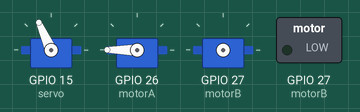
Recording of a sketch running on a simulated ESP32. On the bench: 3 × servo, switched loads named in the sketch (green lamp = pin HIGH). Servo pulses on a pin are drawn as a servo (544–2400 µs = 0–180°); pins used as bus, display or sensor lines are not drawn.

Above: at 1.0 s.
At 7.2 s:
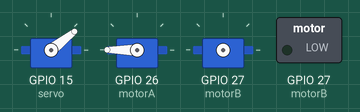
At 8.8 s:
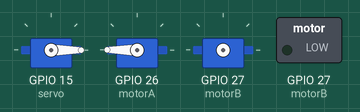
At 25.38 s:
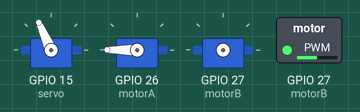
At 27.51 s:
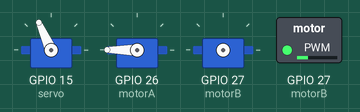
At 29.9 s:
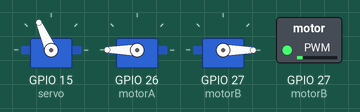
Timing chart, 0 to 31.4 s (numbered marks = the images above):
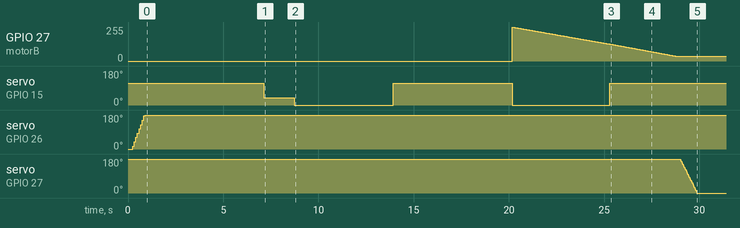

The sketch:

reverse.ino
```cpp
const int servo = 15; //13 15--舵机
const int motorA =26; //电机A
const int motorB = 27;//电机B

const int freq = 50;//频率
const int resolution = 8;//分辨率

const int servo_channel = 0;//舵机
const int motorA_channel = 1;//电机A
const int motorB_channel = 2;//电机B


void setup() {
    //舵机
    ledcSetup(servo_channel,freq,resolution);
    ledcAttachPin(servo,servo_channel);
    //电机A
    ledcSetup(motorA_channel,freq,resolution);
    ledcAttachPin(motorA,motorA_channel);
    //电机B
    ledcSetup(motorB_channel,freq,resolution);
    ledcAttachPin(motorB,motorB_channel);

    /*初始化*/
    ledcWrite(servo_channel,22);
    ledcWrite(motorA_channel,0);
    ledcWrite(motorB_channel,0);
    }

void loop(){
  while (1){
    for(int a = 0;a <= 255;a=a+3){
      ledcWrite(motorA_channel,a);
      delay(83);
      }
    for(int a = 255;a >191 ;a--){
      ledcWrite(motorA_channel,a);
      ledcWrite(servo_channel,12);
      delay(25);
      }
    for(int a=191;a >127 ;a--){
      ledcWrite(motorA_channel,a);
      ledcWrite(servo_channel,7);
      delay(81);
      }
    for(int a=127;a<255;a++){
      ledcWrite(servo_channel,22);
      ledcWrite(motorA_channel,a);
      delay(45);
      }

    ledcWrite(motorA_channel,0);
    delay(500);

    for(int b=255;b > 127 ;b=b-1){
      ledcWrite(motorB_channel,b);
      ledcWrite(servo_channel,7);
      delay(40);
      }
    for(int b=127;b > 0 ;b=b-1){
      ledcWrite(motorB_channel,b);
      ledcWrite(servo_channel,22);
      delay(38);
      }
    ledcWrite(motorB_channel,0);
    delay(10000);
    }
  }
```

Measured:
- by itself, servo on GPIO 15 (servo): 114° → 38° at 7.1 s, → 0° 1.6 s later, → 114° 5.2 s later, → 0° 6.3 s later, … (5 changes in this stretch)
- by itself, servo on GPIO 26 (motorA): moves from 0° to 180° over 0.66 s
- by itself, servo on GPIO 27 (motorB): moves from 180° to 0° over 0.87 s
